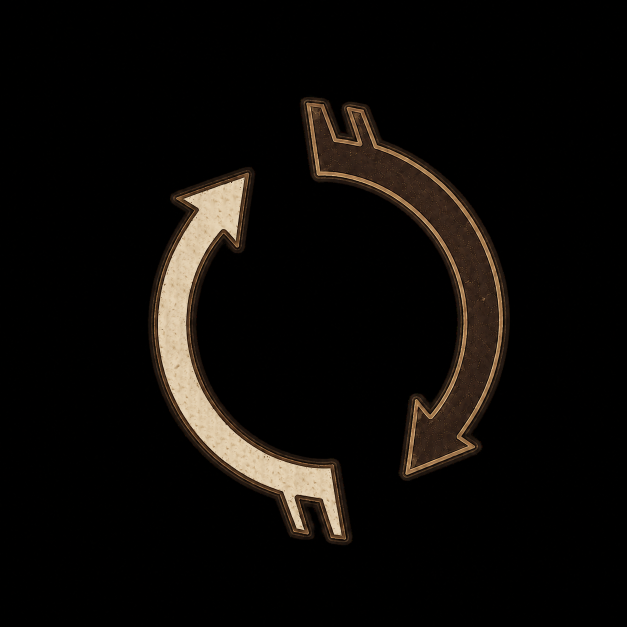
#> input picture assets/diegetic-travel/selection-rings/parchment-arrows-thin.png, 1254 x 1254 px (shown at 1/2 size)
$ python Normalize-TransparentMarker.py --input ../assets/diegetic-travel/selection-rings/parchment-arrows-thin.png --output out.png
#> lines starting #> are read from the running program, lines starting #| are printed output that depends on the picture
#!/usr/bin/env python3
"""Normalize a transparent marker onto a fixed square canvas."""

from __future__ import annotations

import argparse
from pathlib import Path

from PIL import Image


def main() -> int:
    parser = argparse.ArgumentParser()
    parser.add_argument("--input", required=True, type=Path)
    parser.add_argument("--output", required=True, type=Path)
    parser.add_argument("--canvas", type=int, default=512)
    parser.add_argument("--max-width", type=int, default=448)
    parser.add_argument("--max-height", type=int, default=448)
    parser.add_argument(
        "--rotate-clockwise-degrees",
        type=float,
        default=0.0,
        help="rotate the source clockwise around its canvas center before normalization",
    )
    parser.add_argument(
        "--bounds-from",
        type=Path,
        help="use the alpha bounds of this reference image so related layers share one transform",
    )
    parser.add_argument(
        "--normalize-alpha-max",
        action="store_true",
        help="scale the strongest nonzero alpha to 255 while preserving edge antialiasing",
    )
    args = parser.parse_args()

    image = Image.open(args.input).convert("RGBA")
#> image is the input picture: PIL image 1254x1254 RGBA; mean R, G, B, A 13.4, 10.9, 8.4, 255
    if args.rotate_clockwise_degrees:
        image = image.rotate(
            -args.rotate_clockwise_degrees,
            resample=Image.Resampling.BICUBIC,
            expand=False,
        )
    bounds_image = image
    if args.bounds_from is not None:
        bounds_image = Image.open(args.bounds_from).convert("RGBA")
        if bounds_image.size != image.size:
            raise SystemExit("bounds reference must use the same canvas size as the input")
        if args.rotate_clockwise_degrees:
            bounds_image = bounds_image.rotate(
                -args.rotate_clockwise_degrees,
                resample=Image.Resampling.BICUBIC,
                expand=False,
            )
    bounds = bounds_image.getchannel("A").getbbox()
#> bounds = (0, 0, 1254, 1254)
    if bounds is None:
        raise SystemExit("input contains no visible pixels")

    marker = image.crop(bounds)
    scale = min(args.max_width / marker.width, args.max_height / marker.height)
#> scale = 0.357
    size = (
        max(1, round(marker.width * scale)),
        max(1, round(marker.height * scale)),
    )
#> size = (448, 448)
    marker = marker.resize(size, Image.Resampling.LANCZOS)
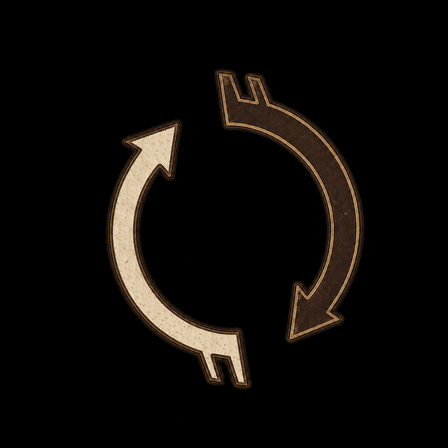
#> marker: PIL image 448x448 RGBA; mean R, G, B, A 13.4, 10.9, 8.4, 255
    original_alpha_max = marker.getchannel("A").getextrema()[1]
#> original_alpha_max = 255
    if args.normalize_alpha_max and 0 < original_alpha_max < 255:
        alpha_scale = 255.0 / original_alpha_max
        marker.putalpha(
            marker.getchannel("A").point(
                lambda value: min(255, round(value * alpha_scale))
            )
        )

    canvas = Image.new("RGBA", (args.canvas, args.canvas), (0, 0, 0, 0))
#> canvas: PIL image 512x512 RGBA; every value is 0
    position = ((args.canvas - marker.width) // 2, (args.canvas - marker.height) // 2)
#> position = (32, 32)
    canvas.alpha_composite(marker, position)
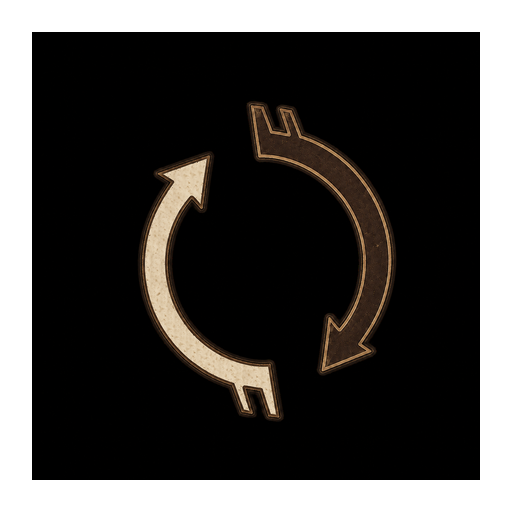
#> canvas: PIL image 512x512 RGBA; mean R, G, B, A 10.3, 8.3, 6.4, 195.2; transparent parts drawn white
    args.output.parent.mkdir(parents=True, exist_ok=True)
    canvas.save(args.output, optimize=True)
    print(
        f"normalized {args.input} -> {args.output}; "
        f"source_bbox={bounds}; marker={marker.width}x{marker.height}; "
        f"canvas={args.canvas}x{args.canvas}; alpha_max={original_alpha_max}"
        + ("->255" if args.normalize_alpha_max else "")
    )
#| normalized ../assets/diegetic-travel/selection-rings/parchment-arrows-thin.png -> out.png; source_bbox=(0, 0, 1254, 1254); marker=448x448; canvas=512x512; alpha_max=255
    return 0


if __name__ == "__main__":
    raise SystemExit(main())
#> (the program exits here)
